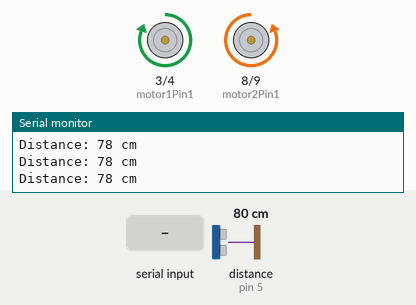
Bench run of a sketch on a simulated Arduino Uno, built with avr-gcc and run on an emulated ATmega328P. Parts: motor-driver pin pairs drawn as motors (green arrow = first pin HIGH = forward, orange = second pin HIGH = backward, longer = more drive, scaled by the enable pin), the last lines printed to the serial monitor. Wiring (inferred from the names in the program): ultrasonic range finder: trigger pin 7; echo pin 5. Inputs (shaded band) come from the test bench; at power-on: distance to the obstacle (sensor on pin 5) 80 cm. The echo pulse lasts 58.3 µs per cm.

Above: at 1.2 s.
1.3 s: distance to the obstacle (sensor on pin 5) set to 24 cm
3.0 s: distance to the obstacle (sensor on pin 5) set to 20 cm
At 4.8 s:
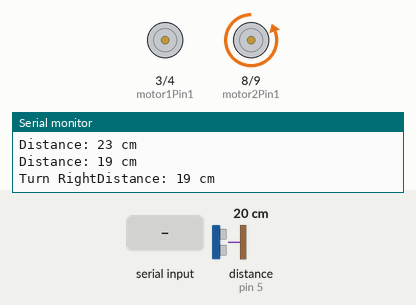
6.0 s: "R" received over Serial
At 7.2 s:
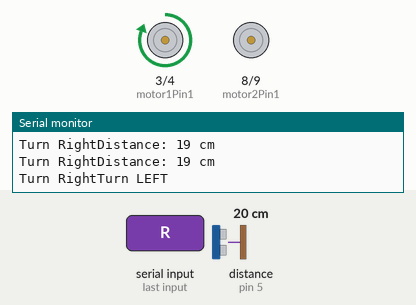
9.0 s: "B" received over Serial
12.0 s: distance to the obstacle (sensor on pin 5) set to 35 cm
At 13.2 s:
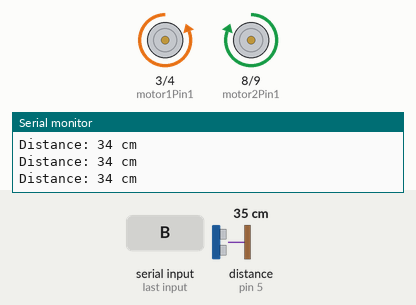
14.0 s: "F" received over Serial
At 14.8 s:
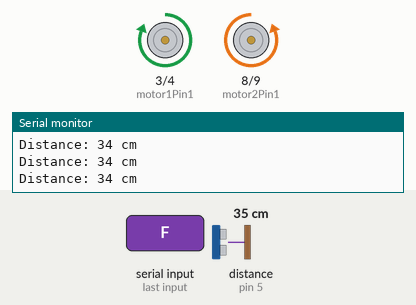
Timing chart, 0 to 16.5 s (numbered marks = the images above; inputs shaded):
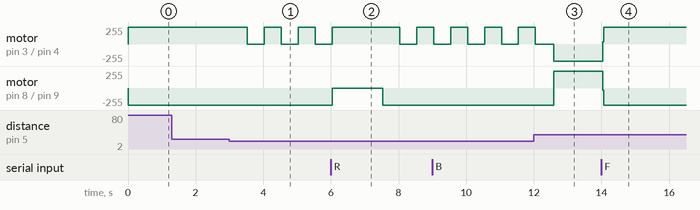

Measured:
- the behaviour switches between 22 and 21 cm on distance to the obstacle (sensor on pin 5) (found by bisection; images 0 and 1)
- after the input at 3.0 s, motor on pin 3 (motor1Pin1) / pin 4 (motor1Pin2): alternates forward 255/255 for 0.50 s and stopped for 0.50 s, starting after 0.53 s
- after the input at 6.0 s, motor on pin 8 (motor2Pin1) / pin 9 (motor2Pin2): backward 255/255 → stopped at once, → backward 255/255 1.5 s later
- after the input at 12.0 s, motor on pin 8 (motor2Pin1) / pin 9 (motor2Pin2): backward 255/255 → forward 255/255 after 0.59 s
- after the input at 14.0 s, motor on pin 3 (motor1Pin1) / pin 4 (motor1Pin2): backward 255/255 → forward 255/255 at once; motor on pin 8 (motor2Pin1) / pin 9 (motor2Pin2): forward 255/255 → backward 255/255 at once

The sketch:

robot_code.ino
```cpp
int motor1Pin1 = 3;
int motor1Pin2 = 4;
int enable1Pin = 6;
int motor2Pin1 = 8;
int motor2Pin2 = 9;
int enable2Pin = 11;

int state;
int flag=0;        //makes sure that the serial only prints once the state
int stateStop=0;

int echoPin1 = 5;
int trigPin1 = 7;

int in1 = 4;
int in2 = 5;
int in3 = 9;
int in4 = 10;

long duration;
int distance;

void setup() {
    // sets the pins as outputs:
    pinMode(motor1Pin1, OUTPUT);
    pinMode(motor1Pin2, OUTPUT);
    pinMode(motor2Pin1, OUTPUT);
    pinMode(motor2Pin2, OUTPUT);
    pinMode(enable1Pin, OUTPUT);
    pinMode(enable2Pin, OUTPUT);
    // sets enable1Pin and enable2Pin high so that motor can turn on:
    digitalWrite(enable1Pin, HIGH);
    digitalWrite(enable2Pin, HIGH);

    pinMode(trigPin1, OUTPUT);
    pinMode(echoPin1, INPUT);


    // initialize serial communication at 9600 bits per second:
    Serial.begin(9600);
}

void drive_forward()
 {
  digitalWrite(motor1Pin1, HIGH);
  digitalWrite(motor1Pin2, LOW);
  digitalWrite(motor2Pin1, LOW);
  digitalWrite(motor2Pin2, HIGH);
 }

 void drive_backward()
 {
  digitalWrite(motor1Pin1, LOW);
  digitalWrite(motor1Pin2, HIGH);
  digitalWrite(motor2Pin1, HIGH);
  digitalWrite(motor2Pin2, LOW);
 }

 void turn_right()
 {
  digitalWrite(motor1Pin1, LOW);
  digitalWrite(motor1Pin2, LOW);
  digitalWrite(motor2Pin1, LOW);
  digitalWrite(motor2Pin2, HIGH);
 }

 void turn_left()
 {
  digitalWrite(motor1Pin1, HIGH);
  digitalWrite(motor1Pin2, LOW);
  digitalWrite(motor2Pin1, LOW);
  digitalWrite(motor2Pin2, LOW);
 }

 void stopped()
 {
  digitalWrite(motor1Pin1, LOW);
  digitalWrite(motor1Pin2, LOW);
  digitalWrite(motor2Pin1, LOW);
  digitalWrite(motor2Pin2, LOW);
 }


void loop() {
    //if some date is sent, reads it and saves in state
    if(Serial.available() > 0){
      state = Serial.read();
      flag=0;
    }

    //Default to ultrasonic sensor
    ////////////////////
    else
    {
      // Clears the trigPin condition
    digitalWrite(trigPin1, LOW);
    delayMicroseconds(2);
    // Sets the trigPin HIGH (ACTIVE) for 10 microseconds
    digitalWrite(trigPin1, HIGH);
    delayMicroseconds(10);
    digitalWrite(trigPin1, LOW);
     // Reads the echoPin, returns the sound wave travel time in microseconds
     duration = pulseIn(echoPin1, HIGH);
    // Calculating the distance
    distance = duration * 0.034 / 2; // Speed of sound wave divided by 2 (go and back)

    // Displays the distance on the Serial Monitor
    Serial.print("Distance: ");
    Serial.print(distance);
    Serial.println(" cm");

    drive_forward();

    if (distance <= 20)
    {
      delay(500);
      turn_right();
      delay(500);
      Serial.print("Turn Right");
    }

    else if (distance <= 15)
    {
      delay(500);
      drive_forward();
      delay(500);
      Serial.print("Drive Backward");
    }

    else if (distance <= 5)
    {
      delay(500);
      stopped();
      Serial.print("Stopped");
    }
     }
    //////////////

    // if the state is 'F' the DC motor will go forward
    if (state == 'F')
    {
      drive_forward();
      if(flag == 0)
      {
        Serial.println("Go Forward!");
        flag=1;
      }
    }

    // if the state is 'R' the motor will turn left
    else if (state == 'R')
    {
      turn_left();
        if(flag == 0)
        {
          Serial.println("Turn LEFT");
          flag=1;
        }
        delay(1500);
        state=3;
        stateStop=1;
    }

    // if the state is 'S' the motor will Stop
    else if (state == 'S' || stateStop == 1)
    {
      turn_left();
      if(flag == 0)
      {
        Serial.println("STOP!");
        flag=1;
      }
      stateStop=0;
    }

    // if the state is 'L' the motor will turn right
    else if (state == 'L')
    {
      turn_right();
      if(flag == 0)
      {
        Serial.println("Turn RIGHT");
        flag=1;
      }
      delay(1500);
      state=3;
      stateStop=1;
    }
    // if the state is 'B' the motor will Reverse
    else if (state == 'B')
    {
      drive_backward();
      if(flag == 0)
      {
        Serial.println("Reverse!");
        flag=1;
      }
    }
    }
    //For debugging purpose
    //Serial.println(state);
```
